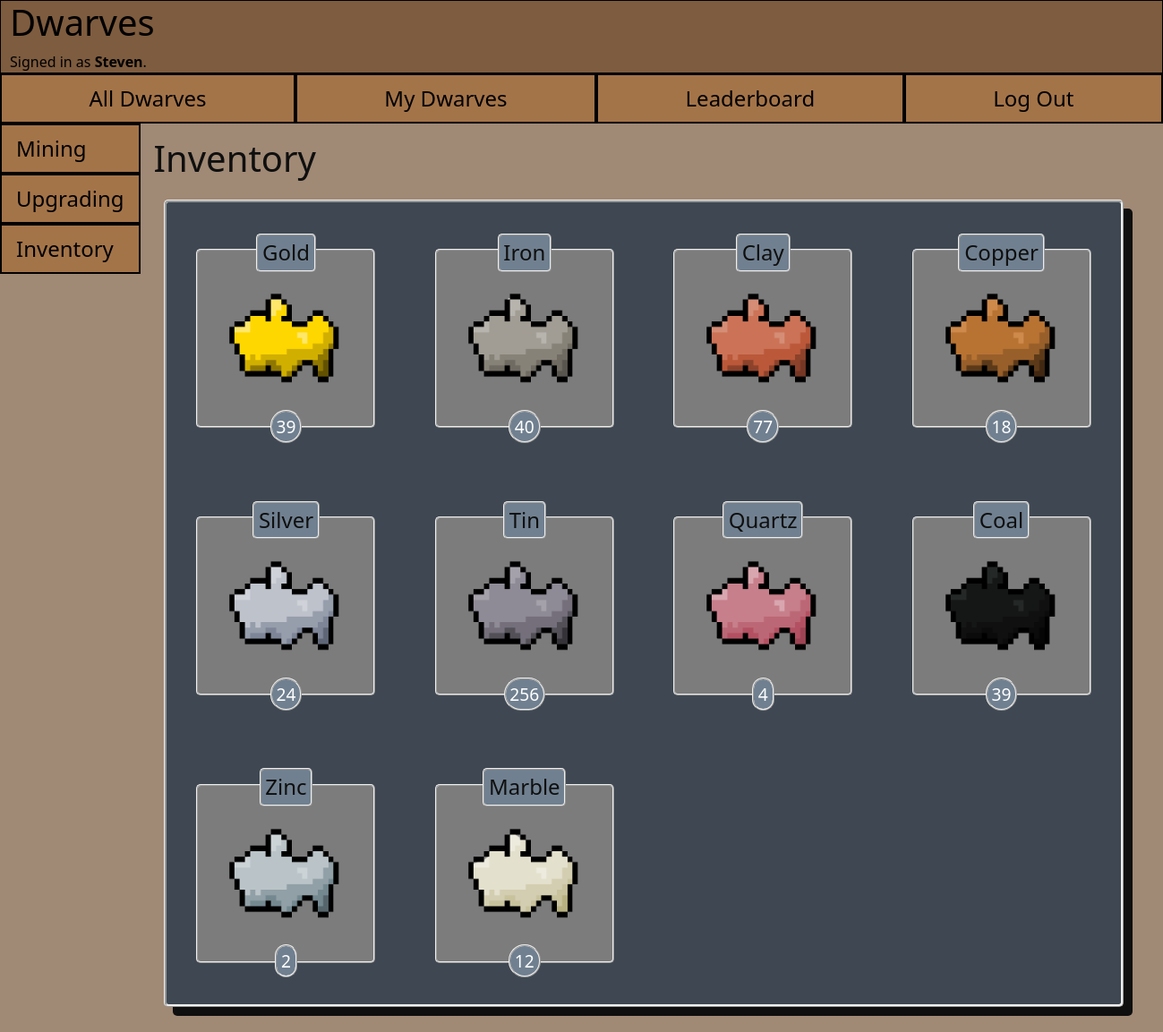
Before: /inventory (signed in) with the older database file.
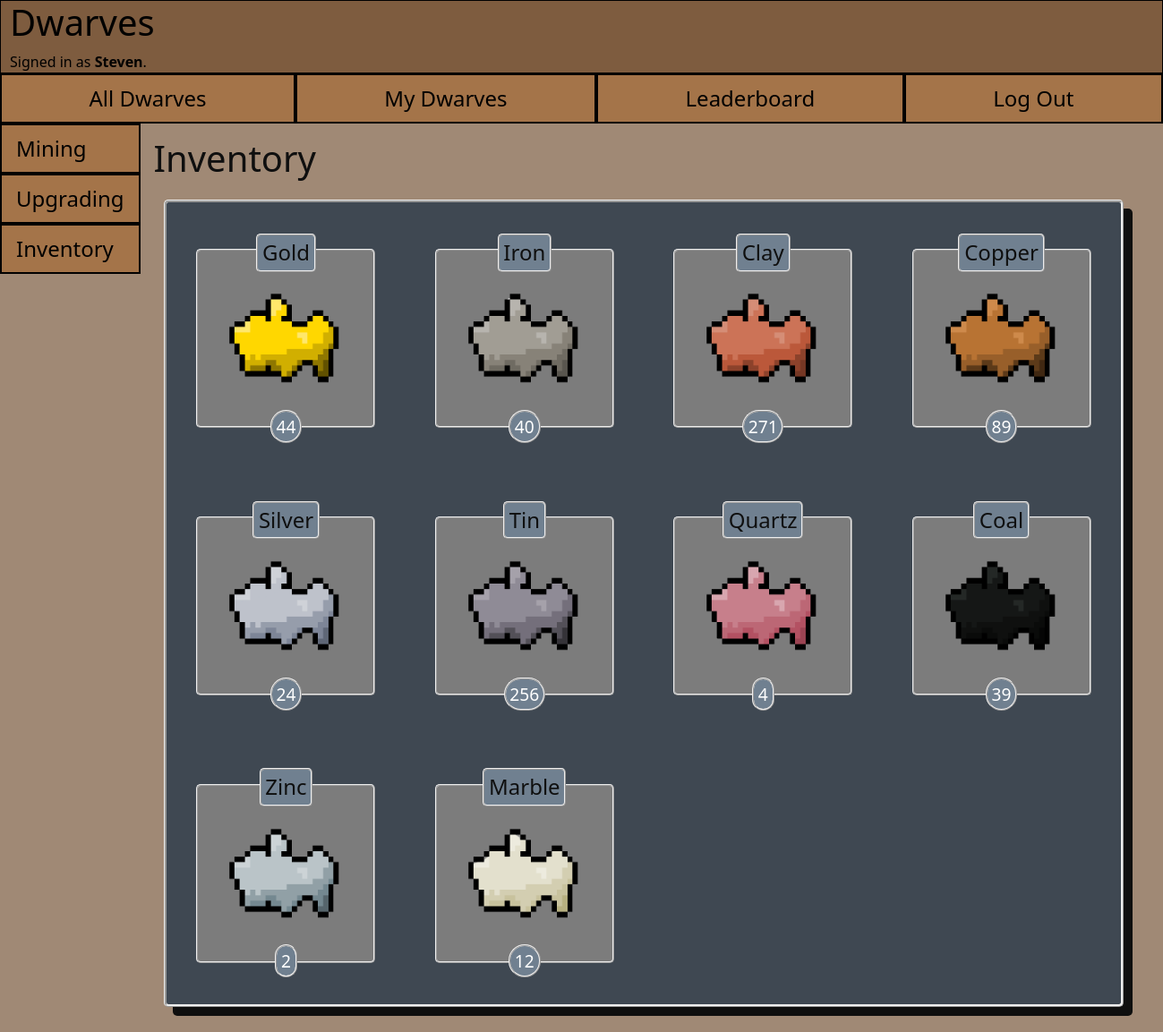
After: the same page with the newer database file.
### dwarves/models.py (models this page shows, shortened)
class Mineral(models.Model):
    user = ForeignKey(User,blank=True, null=True, default="", on_delete=CASCADE, related_name="inventory")
    upgrade = ForeignKey(Upgrade,blank=True, null=True, default="", on_delete=CASCADE, related_name="cost")
    mine = ForeignKey(Mine,blank=True, null=True, default="", on_delete=CASCADE, related_name="minerals")
    name = models.CharField(max_length=64, choices=possible_minerals)
    value = models.IntegerField(blank=True, null=True, default=0)
    rarity = models.CharField(max_length=64, blank=True, null=True, default='', choices=[
        ('', ''), ('Common', 'common') ,('Uncommon', 'uncommon'), ('Rare', 'rare'), ('Very Rare', 'very_rare')])

### dwarves/views.py (the view)
# urls.py: path("inventory", views.inventory, name="inventory"),
@login_required(login_url='login')
def inventory(request):
    user_inventory = request.user.inventory.all()
    return render(request, "dwarves/inventory.html", {
        "inventory": user_inventory,
    })

### dwarves/templates/dwarves/inventory.html
{% extends "dwarves/layout.html" %}
{% load static %}
{% block body %}
<h1>Inventory</h1>
<div class="row" style="margin:2%; margin-bottom:5%; border-style:ridge; border-radius:5px;
                        box-shadow: 10px 10px; background-color:rgb(63, 72, 82)">
{% for item in inventory %}
    <div class="col-lg-3 " style="text-align: center" >
            <h4 style="margin:2%; padding:2%; border-style:ridge; border-width: 2px; border-radius:5px; display:inline-block;
                        background-color:rgb(112, 128, 144); position:relative; top:30px;">
            <div>{{ item.name }}</div></h4> <br>
            <img src="{% static '/dwarves/media/'|add:item.name|add:'.png' %}" alt="{{ item.name }}"
                style="border-style:ridge; border-width: 2px; border-radius:5px;
            background-color:rgb(124, 124, 124); z-index:-1"> <br>
            <h3 style="margin:2%; padding:2%; border-style:ridge; border-width: 2px; border-radius:360px; display:inline-block;
                        background-color:rgb(112, 128, 144); font-size:larger; position:relative; bottom:25px">
            <div style="color:white; ">{{ item.value }}</div></h3>
    </div>
{% endfor %}
</div>
</div>
{% endblock %}

Changed rows visible on the page:
changed Mineral "Gold": value "39" → "44"
changed Mineral "Clay": value "77" → "271"
changed Mineral "Copper": value "18" → "89"
